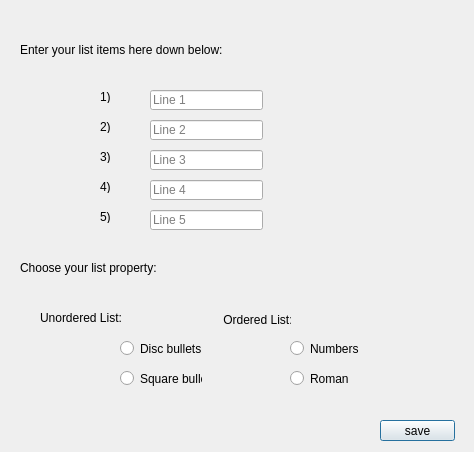
<?xml version="1.0" encoding="UTF-8"?>
<ui version="4.0">
 <class>listwindow</class>
 <widget class="QDialog" name="listwindow">
  <property name="geometry">
   <rect>
    <x>0</x>
    <y>0</y>
    <width>474</width>
    <height>452</height>
   </rect>
  </property>
  <property name="windowTitle">
   <string>List Details</string>
  </property>
  <widget class="QPushButton" name="pushButton">
   <property name="geometry">
    <rect>
     <x>380</x>
     <y>420</y>
     <width>75</width>
     <height>21</height>
    </rect>
   </property>
   <property name="text">
    <string>save</string>
   </property>
  </widget>
  <widget class="QLineEdit" name="lineEdit">
   <property name="geometry">
    <rect>
     <x>150</x>
     <y>90</y>
     <width>113</width>
     <height>20</height>
    </rect>
   </property>
   <property name="placeholderText">
    <string>Line 1</string>
   </property>
  </widget>
  <widget class="QLineEdit" name="lineEdit_2">
   <property name="geometry">
    <rect>
     <x>150</x>
     <y>120</y>
     <width>113</width>
     <height>20</height>
    </rect>
   </property>
   <property name="placeholderText">
    <string>Line 2</string>
   </property>
  </widget>
  <widget class="QLineEdit" name="lineEdit_3">
   <property name="geometry">
    <rect>
     <x>150</x>
     <y>150</y>
     <width>113</width>
     <height>20</height>
    </rect>
   </property>
   <property name="placeholderText">
    <string>Line 3</string>
   </property>
  </widget>
  <widget class="QLineEdit" name="lineEdit_4">
   <property name="geometry">
    <rect>
     <x>150</x>
     <y>180</y>
     <width>113</width>
     <height>20</height>
    </rect>
   </property>
   <property name="text">
    <string/>
   </property>
   <property name="placeholderText">
    <string>Line 4</string>
   </property>
  </widget>
  <widget class="QLineEdit" name="lineEdit_5">
   <property name="geometry">
    <rect>
     <x>150</x>
     <y>210</y>
     <width>113</width>
     <height>20</height>
    </rect>
   </property>
   <property name="placeholderText">
    <string>Line 5</string>
   </property>
  </widget>
  <widget class="QLabel" name="label">
   <property name="geometry">
    <rect>
     <x>20</x>
     <y>40</y>
     <width>211</width>
     <height>20</height>
    </rect>
   </property>
   <property name="text">
    <string>Enter your list items here down below:</string>
   </property>
  </widget>
  <widget class="QLabel" name="label_2">
   <property name="geometry">
    <rect>
     <x>100</x>
     <y>90</y>
     <width>47</width>
     <height>13</height>
    </rect>
   </property>
   <property name="text">
    <string>1)</string>
   </property>
  </widget>
  <widget class="QLabel" name="label_3">
   <property name="geometry">
    <rect>
     <x>100</x>
     <y>120</y>
     <width>47</width>
     <height>13</height>
    </rect>
   </property>
   <property name="text">
    <string>2)</string>
   </property>
  </widget>
  <widget class="QLabel" name="label_4">
   <property name="geometry">
    <rect>
     <x>100</x>
     <y>150</y>
     <width>47</width>
     <height>13</height>
    </rect>
   </property>
   <property name="text">
    <string>3)</string>
   </property>
  </widget>
  <widget class="QLabel" name="label_5">
   <property name="geometry">
    <rect>
     <x>100</x>
     <y>180</y>
     <width>47</width>
     <height>13</height>
    </rect>
   </property>
   <property name="text">
    <string>4)</string>
   </property>
  </widget>
  <widget class="QLabel" name="label_6">
   <property name="geometry">
    <rect>
     <x>100</x>
     <y>210</y>
     <width>47</width>
     <height>13</height>
    </rect>
   </property>
   <property name="text">
    <string>5)</string>
   </property>
  </widget>
  <widget class="QLabel" name="label_7">
   <property name="geometry">
    <rect>
     <x>20</x>
     <y>260</y>
     <width>141</width>
     <height>16</height>
    </rect>
   </property>
   <property name="text">
    <string>Choose your list property:</string>
   </property>
  </widget>
  <widget class="QRadioButton" name="radioButton">
   <property name="geometry">
    <rect>
     <x>120</x>
     <y>340</y>
     <width>82</width>
     <height>17</height>
    </rect>
   </property>
   <property name="text">
    <string>Disc bullets</string>
   </property>
  </widget>
  <widget class="QRadioButton" name="radioButton_2">
   <property name="geometry">
    <rect>
     <x>120</x>
     <y>370</y>
     <width>82</width>
     <height>17</height>
    </rect>
   </property>
   <property name="text">
    <string>Square bullets</string>
   </property>
  </widget>
  <widget class="QLabel" name="label_8">
   <property name="geometry">
    <rect>
     <x>40</x>
     <y>310</y>
     <width>81</width>
     <height>16</height>
    </rect>
   </property>
   <property name="text">
    <string>Unordered List:</string>
   </property>
  </widget>
  <widget class="QLabel" name="label_9">
   <property name="geometry">
    <rect>
     <x>220</x>
     <y>310</y>
     <width>71</width>
     <height>20</height>
    </rect>
   </property>
   <property name="text">
    <string> Ordered List:</string>
   </property>
  </widget>
  <widget class="QRadioButton" name="radioButton_3">
   <property name="geometry">
    <rect>
     <x>290</x>
     <y>340</y>
     <width>82</width>
     <height>17</height>
    </rect>
   </property>
   <property name="text">
    <string>Numbers</string>
   </property>
  </widget>
  <widget class="QRadioButton" name="radioButton_4">
   <property name="geometry">
    <rect>
     <x>290</x>
     <y>370</y>
     <width>82</width>
     <height>17</height>
    </rect>
   </property>
   <property name="text">
    <string>Roman </string>
   </property>
  </widget>
 </widget>
 <resources/>
 <connections/>
</ui>
